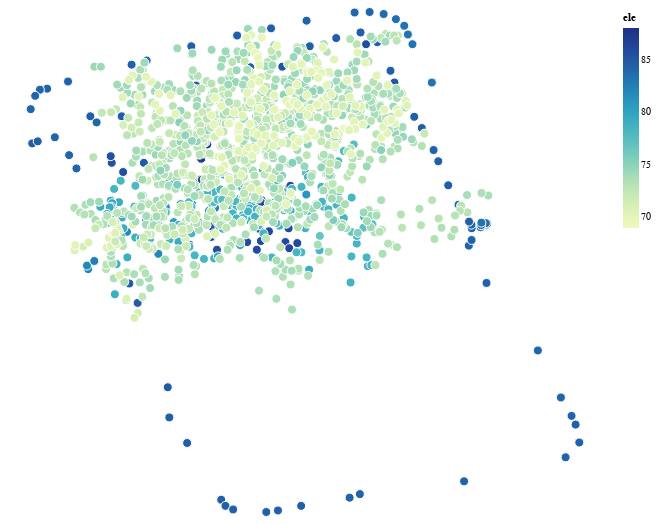

Notebook source saved alongside this figure:
### Markdown cell above
Altair recipe:
- alt.Chart() => dataframe
- .mark_xx() => the kind of chart point
- .encode() => how to encode the data in the df for the chart
- .properties().interactive() => other properties, independent of data

### Code cell
(
    alt
    .Chart(gdf)
    .mark_geoshape(
        stroke='white'
    )
    .encode(
        color=alt.Color('ele'),
    )
    .properties(
        width=600,
        height=500
    )
)

### Figure 1 — Vega-Lite specification as saved in the notebook (floating-point values rounded to 4 significant figures; data arrays with more than 128 entries replaced by an {"elided": "..."} marker saying what was removed)
{"config": {"view": {"continuousWidth": 400, "continuousHeight": 300}}, "data": {"name": "data-648c1ef4063e38add1ec8c17026191cd"}, "mark": {"type": "geoshape", "stroke": "white"}, "encoding": {"color": {"type": "quantitative", "field": "ele"}}, "height": 500, "width": 600, "$schema": "https://vega.github.io/schema/vega-lite/v4.8.1.json", "datasets": {"data-648c1ef4063e38add1ec8c17026191cd": {"elided": "1414 records"}}}
